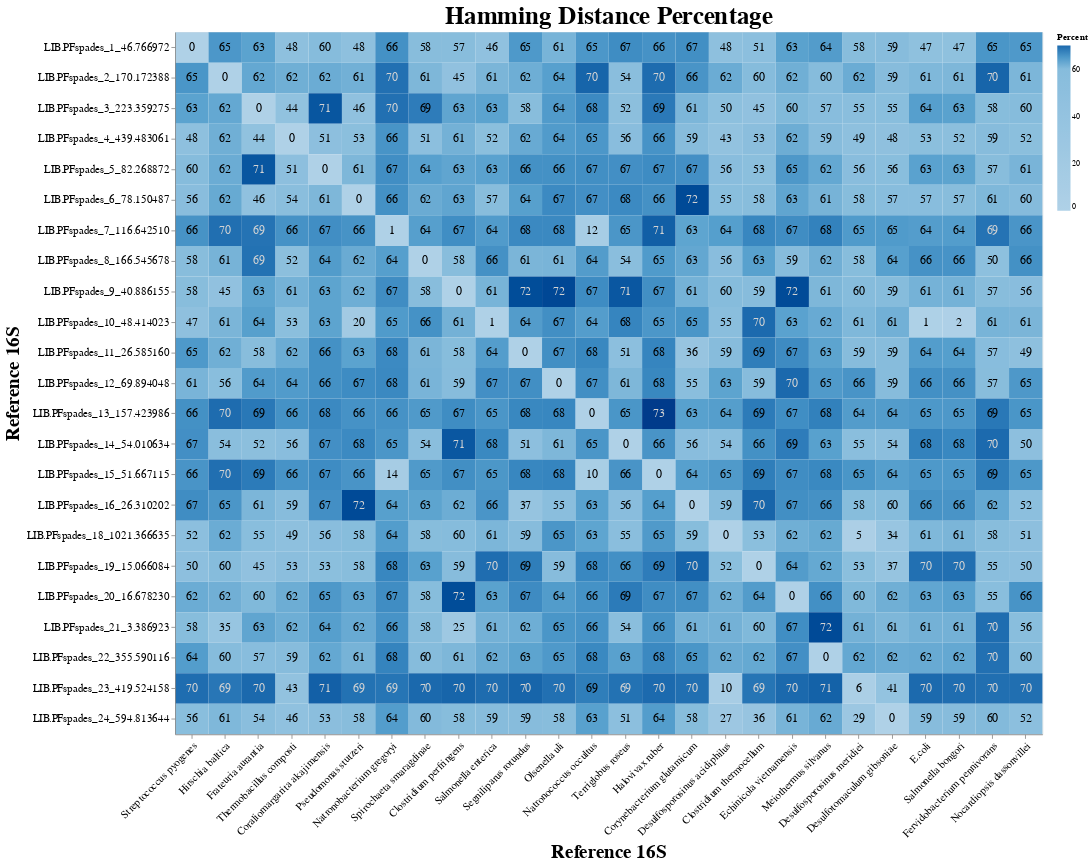

The notebook cell saved with this chart:
### Code cell
base = alt.Chart(
    df2.copy(),
    title="Hamming Distance Percentage"
    ).encode(
    x=alt.X(
        "Closest hit to reference 16S:O",
        scale=alt.Scale(paddingInner=0),
        sort=explicitNameOrder,
        title="Reference 16S",
        axis=alt.Axis(
            labelAngle=-45,
            labelLimit=10000
        )
    ),
    y=alt.Y(
        "PhyloFlash header:O",
        scale=alt.Scale(paddingInner=0),
        sort="x",
        title="Reference 16S",
        axis=alt.Axis(
            labelLimit=10000,
        )
    )
).properties(
    width= 1050,
    height=850
)

heatmap = base.mark_rect().encode(
    color=alt.Color(
        "Percent:Q",
#         scale=alt.Scale(scheme="blues", domain=[0,60,70]),
        scale=alt.Scale(scheme="blues", domain=[0,60,63,68,70])
    )
)

text = base.mark_text(
    baseline="middle",
    fontSize=14
    ).encode(
        text=alt.Text("Percent:Q",format=",.0f"),
        color=alt.condition(
            alt.datum.Percent > 69,
            alt.value("lightgrey"),
            alt.value("black"),
        )
)

heat_plot = heatmap + text

heat_plot.configure_axis(
    titleFontSize = 23,
    labelFontSize = 13
).configure_title(
    fontSize=30
)

### Figure 1 — Vega-Lite specification as saved in the notebook (floating-point values rounded to 4 significant figures; data arrays with more than 128 entries replaced by an {"elided": "..."} marker saying what was removed)
{"config": {"view": {"continuousWidth": 400, "continuousHeight": 300}, "axis": {"labelFontSize": 13, "titleFontSize": 23}, "title": {"fontSize": 30}}, "layer": [{"mark": "rect", "encoding": {"color": {"field": "Percent", "scale": {"domain": [0, 60, 63, 68, 70], "scheme": "blues"}, "type": "quantitative"}, "x": {"axis": {"labelAngle": -45, "labelLimit": 10000}, "field": "Closest hit to reference 16S", "scale": {"paddingInner": 0}, "sort": ["Streptococcus pyogenes", "Hirschia baltica", "Frateuria aurantia", "Thermobacillus composti", "Coraliomargarita akajimensis", "Pseudomonas stutzeri", "Natronobacterium gregoryi", "Spirochaeta smaragdinae", "Clostridium perfringens", "Salmonella enterica", "Segniliparus rotundus", "Olsenella uli", "Natronococcus occultus", "Terriglobus roseus", "Halovivax ruber", "Corynebacterium glutamicum", "Desulfosporosinus acidiphilus", "Clostridium thermocellum", "Echinicola vietnamensis", "Meiothermus silvanus", "Desulfosporosinus meridiei", "Desulfotomaculum gibsoniae", "E.coli", "Salmonella bongori", "Fervidobacterium pennivorans", "Nocardiopsis dassonvillei"], "title": "Reference 16S", "type": "ordinal"}, "y": {"axis": {"labelLimit": 10000}, "field": "PhyloFlash header", "scale": {"paddingInner": 0}, "sort": "x", "title": "Reference 16S", "type": "ordinal"}}, "height": 850, "title": "Hamming Distance Percentage", "width": 1050}, {"mark": {"type": "text", "baseline": "middle", "fontSize": 14}, "encoding": {"color": {"condition": {"value": "lightgrey", "test": "(datum.Percent > 69)"}, "value": "black"}, "text": {"field": "Percent", "format": ",.0f", "type": "quantitative"}, "x": {"axis": {"labelAngle": -45, "labelLimit": 10000}, "field": "Closest hit to reference 16S", "scale": {"paddingInner": 0}, "sort": ["Streptococcus pyogenes", "Hirschia baltica", "Frateuria aurantia", "Thermobacillus composti", "Coraliomargarita akajimensis", "Pseudomonas stutzeri", "Natronobacterium gregoryi", "Spirochaeta smaragdinae", "Clostridium perfringens", "Salmonella enterica", "Segniliparus rotundus", "Olsenella uli", "Natronococcus occultus", "Terriglobus roseus", "Halovivax ruber", "Corynebacterium glutamicum", "Desulfosporosinus acidiphilus", "Clostridium thermocellum", "Echinicola vietnamensis", "Meiothermus silvanus", "Desulfosporosinus meridiei", "Desulfotomaculum gibsoniae", "E.coli", "Salmonella bongori", "Fervidobacterium pennivorans", "Nocardiopsis dassonvillei"], "title": "Reference 16S", "type": "ordinal"}, "y": {"axis": {"labelLimit": 10000}, "field": "PhyloFlash header", "scale": {"paddingInner": 0}, "sort": "x", "title": "Reference 16S", "type": "ordinal"}}, "height": 850, "title": "Hamming Distance Percentage", "width": 1050}], "data": {"name": "data-07160eb6e786ca836c9ac5a7e6aa1568"}, "$schema": "https://vega.github.io/schema/vega-lite/v4.17.0.json", "datasets": {"data-07160eb6e786ca836c9ac5a7e6aa1568": {"elided": "598 records"}}}
